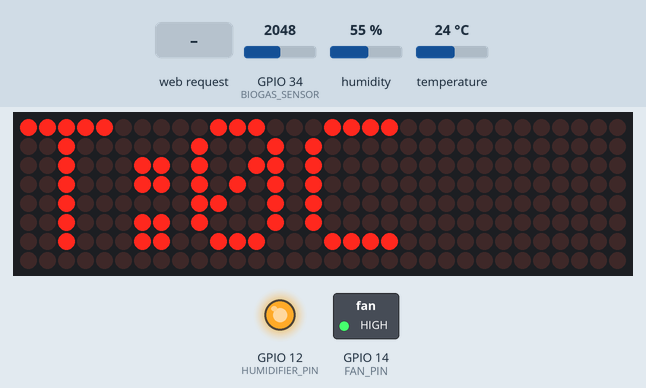
Recording of a sketch running on a simulated ESP32. Shown: 32×8 LED matrix, switched loads named in the sketch (green lamp = pin HIGH), output pins drawn as LEDs (lit = HIGH). The inputs (shaded band) are chosen by the test bench; at power-on: temperature 24 °C, GPIO 34 (BIOGAS_SENSOR) = 2048, humidity 55 %. WiFi joins after 1.5 s; servers stay silent unless stated; what the sketch prints to the serial monitor is not drawn.

Above: at 7.7 s.
7.8 s: HTTP request GET /println?str=1 received
10.8 s: temperature set to 20.5 °C
At 13.6 s:
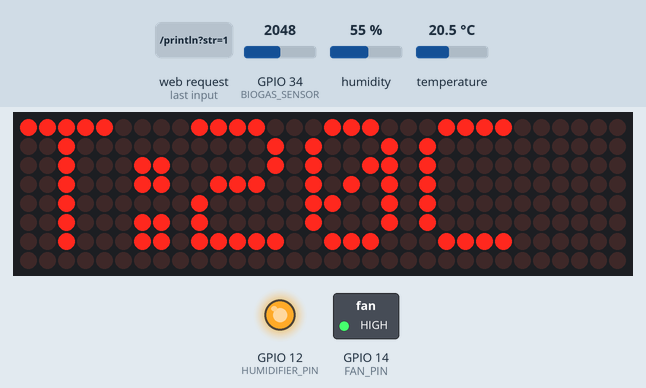
13.8 s: temperature set to 19.6 °C
At 14.8 s:
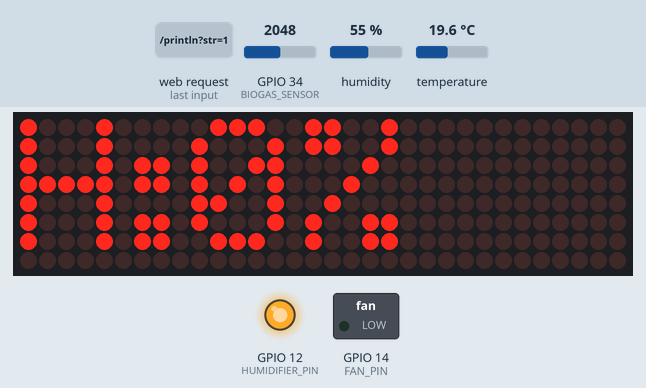
16.8 s: HTTP request GET /println?str=0 received
At 18.3 s:
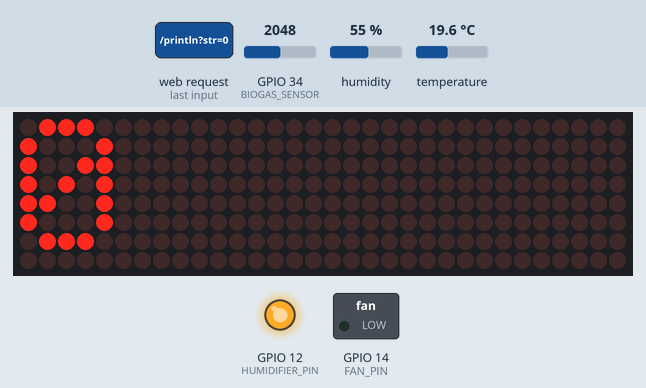
19.8 s: GPIO 34 (BIOGAS_SENSOR) set to 2866
At 22.4 s:
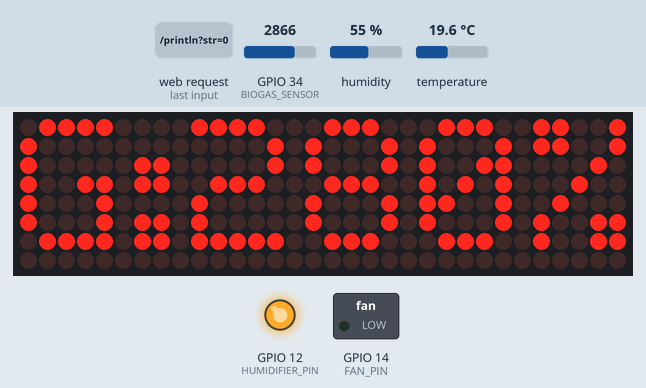
22.8 s: temperature set to 12 °C
At 25.9 s:
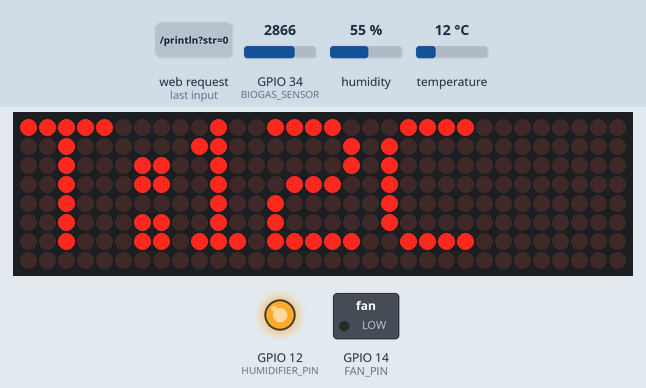
Timing chart, 0 to 26.8 s (numbered marks = the images above; inputs shaded):
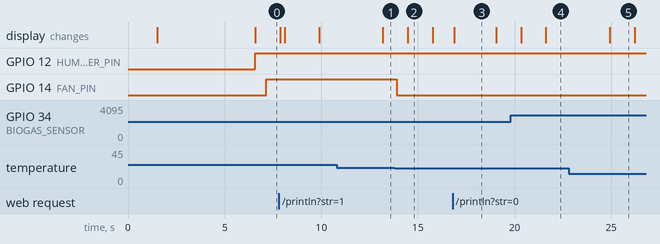

The sketch:

esp2.ino
```cpp
#include <WiFi.h>
#include <WebServer.h>
#include <MD_Parola.h>
#include <MD_MAX72xx.h>
#include <SPI.h>
#include <string.h>
// #include <WebSocketsServer.h>
#include <Adafruit_AHT10.h>
#include <stdatomic.h>

// Wifi credentials
#define SSID "beast"
#define PASSWORD "12345abcde"

// #define SSID "smartfarm"
// #define PASSWORD "12345678"

// Define hardware type, number of devices, and SPI pins
#define HARDWARE_TYPE MD_MAX72XX::FC16_HW
#define MAX_DEVICES 4  // Number of LED matrix modules

// ESP32 SPI Pins (Use hardware SPI)
#define CS_PIN 5     // Chip Select
#define DATA_PIN 23  // MOSI (Data)
#define CLK_PIN 18   // SCLK (Clock)

// The temperature sensor uses 21 and 22
#define RES_PIN1 21
#define RES_PIN2 22

#define HUMIDIFIER_PIN 12

volatile long HUMIDIFIER_THRESHOLD = 80;
volatile long TEMPR_THRESHOLD_MIN = 13;
volatile long TEMPR_THRESHOLD_MAX = 20;

#define FAN_PIN 14

#define BIOGAS_SENSOR 34

/*The variables*/
WebServer server(80);  // server at port 80
MD_Parola display = MD_Parola(HARDWARE_TYPE, CS_PIN, MAX_DEVICES);

Adafruit_AHT10 aht;
sensors_event_t humidity, temp;
int biogas_val = 0;
volatile int sval = 0;  // state(1 says 'can' print else cannot)

/*Setup function*/
void setup_wifi() {

  Serial.println("Setting Up WIFI...");
  Serial.print("Connecting to WIFI");

  // Connect to Wi-Fi
  WiFi.begin(SSID, PASSWORD);
  while (WiFi.status() != WL_CONNECTED) {
    delay(500);
    Serial.print(".");
  }

  // Print the IP address assigned so that we can use it in the website
  // Serial.println();
  Serial.print("Connected to Wi-Fi. IP Address: ");
  Serial.println(WiFi.localIP());
  Serial.println("The Port is 80");

  // Serial.println("WIFI setup successful.");
}

/*Utility functions*/
// simply print something
void println(const char *str, uint16_t display_for) {
  display.displayReset();
  display.displayClear();
  display.displayText(str, PA_LEFT, 200, 20, PA_PRINT);

  while (!display.displayAnimate()) { vTaskDelay(10); }
  display.displayReset();
  delay(display_for);
}

// print anything that scrolls num_of_times
void printlnScroll(const char *str, uint32_t num_of_times) {
  display.displayReset();
  display.displayClear();
  display.displayScroll(str, PA_LEFT, PA_SCROLL_LEFT, 100);

  for (uint32_t i = 0; i < num_of_times; i++) {
    while (!display.displayAnimate()) { vTaskDelay(10); }
    display.displayReset();
  }
}

// Sending any data to the browser
/*Handling functions*/
void handle_print_line() {
  if (server.hasArg("str")) {
    String line = server.arg("str");
    String time = server.arg("time");
    println(line.c_str(), strtoul(time.c_str(), NULL, 10));  // by default
    server.send(200, "text/plain", " ");
  }
}

void handle_print_scrollline() {
  if (server.hasArg("str")) {
    String line = server.arg("str");
    String times = server.arg("times");
    printlnScroll(line.c_str(), strtoul(times.c_str(), NULL, 10));
    server.send(200, "text/plain", " ");
  }
}

void send_status(const char* msg) {
  server.sendHeader("Access-Control-Allow-Origin", "*");
  server.sendHeader("Access-Control-Allow-Methods", "GET, POST, OPTIONS");
  server.sendHeader("Access-Control-Allow-Headers", "Content-Type");
  server.send(200, "text/plain", msg);
}

void handle_get_tempr() {
  send_status(String(temp.temperature).c_str());
}

void handle_get_humidity() {
  send_status(String(humidity.relative_humidity).c_str());
}

void handle_get_bio_lvl() {
  send_status(String(map(biogas_val, 0, 1023, 0, 100)).c_str());
}

void handle_change_humidifier_threshold() {
  if (server.hasArg("val"))
  {
    String val = server.arg("val");
    HUMIDIFIER_THRESHOLD = strtol(val.c_str(), NULL, 10);
    send_status("done!");
  }
}

void handle_set_fan_upper_lim() {
  if (server.hasArg("val"))
  {
    String val = server.arg("val");
    TEMPR_THRESHOLD_MAX = strtol(val.c_str(), NULL, 10);
    send_status("done!");
  }
}

void handle_set_fan_lower_lim() {
  if (server.hasArg("val"))
  {
    String val = server.arg("val");
    TEMPR_THRESHOLD_MIN = strtol(val.c_str(), NULL, 10);
    send_status("done!");
  }
}

void setPin(void *params) {
  while (1) {
    if (humidity.relative_humidity <= HUMIDIFIER_THRESHOLD) {
      // Serial.println("HUMIDITY THRESHOLD PASSED...");
      digitalWrite(HUMIDIFIER_PIN, HIGH);
    } else {
      digitalWrite(HUMIDIFIER_PIN, LOW);
    }
    if (temp.temperature >= TEMPR_THRESHOLD_MAX) {
      digitalWrite(FAN_PIN, HIGH);
    } else{
      digitalWrite(FAN_PIN, LOW);
    }
    vTaskDelay(500);
  }
}

void readState(void *params) {
  while (1) {
    biogas_val = analogRead(BIOGAS_SENSOR);
    biogas_val = map(biogas_val, 0, 1023, 0, 100);

    aht.getEvent(&humidity, &temp);
  }
}

void displayState(void *params) {
  while (1) {
    println(("T:" + String((int32_t)(temp.temperature)) + "C").c_str(), 1000);
    println(("H:" + String((int32_t)(humidity.relative_humidity)) + "%").c_str(), 1000);
    println(("G:" + String((int32_t)(biogas_val)) + "%").c_str(), 1000);
    vTaskDelay(2000);
  }
}

void setup() {
  // Start Serial communication
  Serial.begin(115200);

  setup_wifi();

  server.on("/println", HTTP_GET, handle_print_line);

  server.on("/printsln", HTTP_GET, handle_print_scrollline);

  server.on("/temp", HTTP_GET, handle_get_tempr);

  server.on("/hmd", HTTP_GET, handle_get_humidity);

  server.on("/blvl", HTTP_GET, handle_get_bio_lvl);

  server.on("/hth", HTTP_GET, handle_change_humidifier_threshold);

  server.on("/foM", HTTP_GET,handle_set_fan_upper_lim );

  server.on("/fom", HTTP_GET, handle_set_fan_lower_lim);

  // Start the server
  server.begin();

  // setup the display
  display.begin();
  display.setIntensity(5);
  display.displayReset();

  pinMode(HUMIDIFIER_PIN, OUTPUT);
  pinMode(FAN_PIN, OUTPUT);

  aht.begin();

  delay(5000);

  xTaskCreatePinnedToCore(readState, "READER", 2048, NULL, 1, NULL, 0);
  xTaskCreatePinnedToCore(displayState, "PRINTER", 2048, NULL, 1, NULL, 0);
  xTaskCreatePinnedToCore(setPin, "SETTER", 1024, NULL, 1, NULL, 1);
}

void loop() {
  server.handleClient();

  // Serial.print("Temperature: ");
  // Serial.print(temp.temperature);
  // Serial.println(" +-0.3C");
  // Serial.print("Humidity...: ");
  // Serial.print(humidity.relative_humidity);
  // Serial.println(" +-2%");
  // Serial.print("BioGas Level...: ");
  // Serial.print(biogas_val);
  // Serial.println("%");
}
```

Measured:
- the behaviour switches between 20 and 19.9 °C on temperature (found by bisection; images 1 and 2)
- after the input at 10.8 s, the display: changes after 2.4 s (image 1)
- after the input at 13.8 s, GPIO 14 (FAN_PIN): HIGH → LOW after 0.10 s
- after the input at 16.8 s, the display: changes after 0.08 s (image 3)
- what the display in image 2 shows lasts 1.3 s, from 14.5 s to 15.8 s
- what the display in image 3 shows lasts 2.2 s, from 16.9 s to 19.1 s
